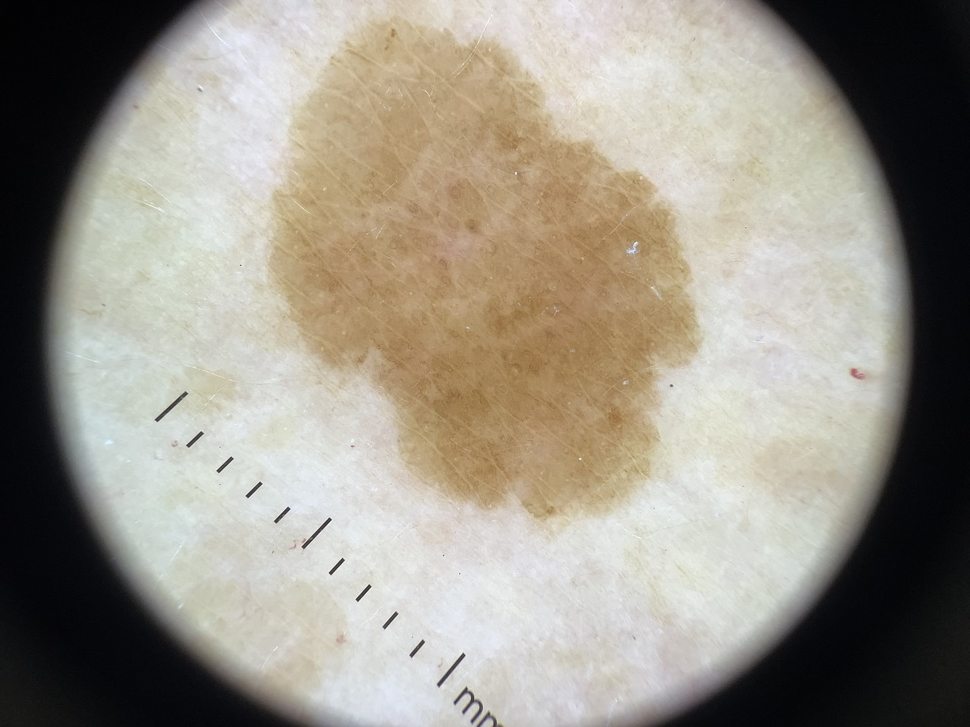
#> input picture data/images/lesao1.jpg, 970 x 727 px, shrunk from 3264 x 2448 before the run
$ python -i multi_lesion_analysis.py   (imports and definitions only)
#> lines starting #> are read from the running program, lines starting #| are printed output that depends on the picture; after the words box and inside, x2 and y2 are one past the last pixel; in counts of white or black regions, pixels touching at a corner belong together
import cv2
import numpy as np


def analisar_multiplas_lesoes(img_path):

#> called with img_path = '../data/images/lesao1.jpg'
    img = cv2.imread(img_path)
#> img is the input picture: shape (727, 970, 3); mean B, G, R 136.4, 148, 153.5

    gray = cv2.cvtColor(img, cv2.COLOR_BGR2GRAY)
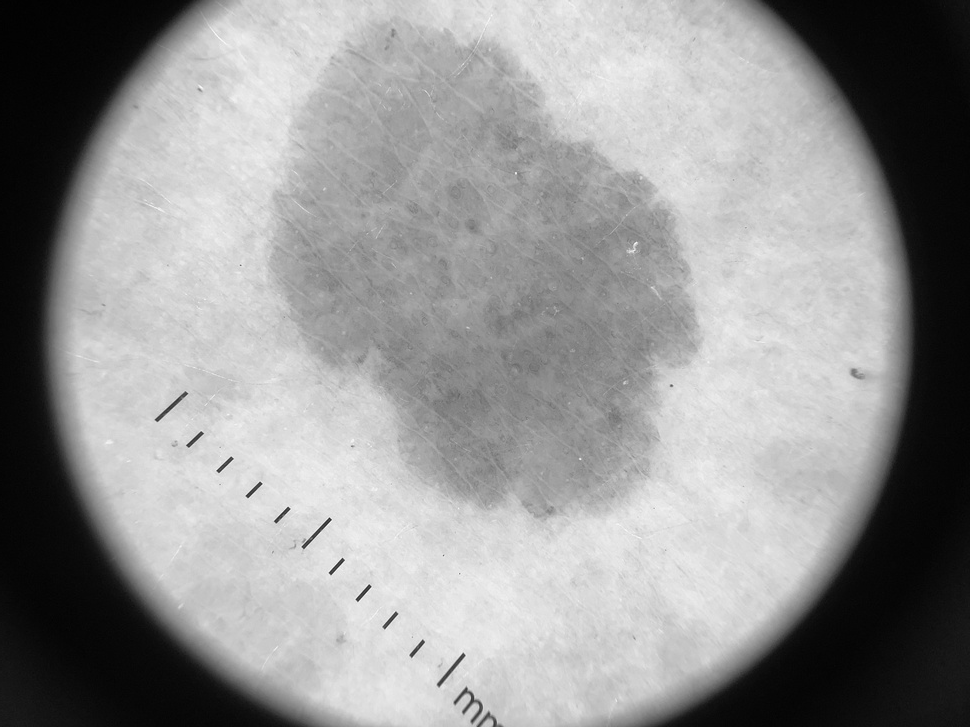
#> gray: shape (727, 970); min 1, max 252, mean 148.3

    blur = cv2.GaussianBlur(gray, (5, 5), 0)

    _, thresh = cv2.threshold(blur, 120, 255, cv2.THRESH_BINARY_INV)
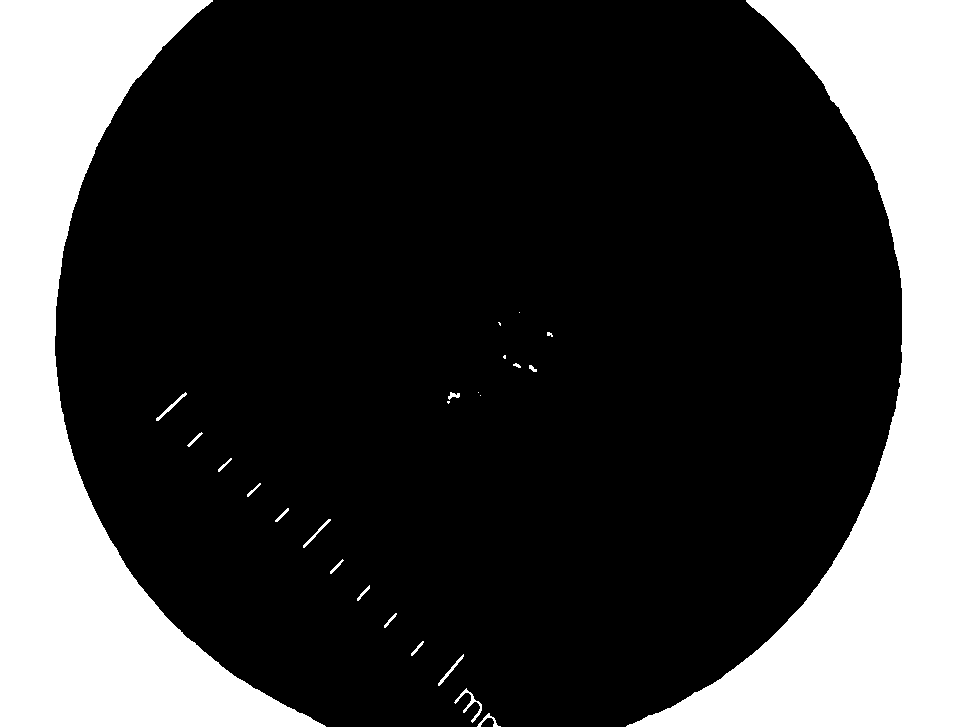
#> thresh: shape (727, 970); 25.8% white; 25 white regions (6 under 20 px)

    contours, _ = cv2.findContours(
        thresh,
        cv2.RETR_EXTERNAL,
        cv2.CHAIN_APPROX_SIMPLE
    )
#> contours = 25 contours, 8 with area under 20; largest, box (x1, y1, x2, y2) and area: (626, 0, 970, 727) 93966, (0, 0, 326, 727) 85078, (454, 688, 482, 723) 130, (156, 392, 187, 421) 92, (438, 654, 464, 686) 82

    resultados = []

    contador = 1

    for cnt in contours:

        area = cv2.contourArea(cnt)

        if area < 500:
            continue

        x, y, w, h = cv2.boundingRect(cnt)

        lesao = img[y:y + h, x:x + w]

        # Assimetria
        esquerda = lesao[:, :w // 2]
        direita = cv2.flip(lesao[:, w // 2:], 1)

        if esquerda.shape == direita.shape:
            assimetria = np.mean(
                cv2.absdiff(esquerda, direita)
            )
        else:
            assimetria = 0

        # Bordas
        perimetro = cv2.arcLength(cnt, True)

        circularidade = (4 * np.pi * area) / (perimetro ** 2) if perimetro != 0 else 0

        irregularidade_borda = 1 - circularidade

        # Cores
        cor = np.std(lesao)

        # Score simples
        score = (assimetria * 0.4) + (irregularidade_borda * 100 * 0.3) + (cor * 0.3)

        if score > 60:
            risco = "alto"
        elif score > 30:
            risco = "moderado"
        else:
            risco = "baixo"

        resultados.append({
            "lesao": contador,
            "assimetria": float(assimetria),
            "borda": float(irregularidade_borda),
            "cor": float(cor),
            "score": float(score),
            "risco": risco
        })

        # desenhar caixa
        cv2.rectangle(
            img,
            (x, y),
            (x + w, y + h),
            (0, 0, 255),
            2
        )

        # escrever número da lesão
        cv2.putText(
            img,
            f"L{contador}",
            (x, y - 10),
            cv2.FONT_HERSHEY_SIMPLEX,
            0.8,
            (0, 0, 255),
            2
        )

        contador += 1
#> this loop made 25 passes
#> (area, x, y, w, h, assimetria, perimetro, circularidade) on passes 24 to 25: (93965.5, 626, 0, 344, 727, 117.5, 2234.3, 0.237), (85078.5, 0, 0, 326, 727, 114.1, 2201.8, 0.221)
#> area on passes 1 to 6: 55.5, 129.5, 82.5, 34, 34, 35.5
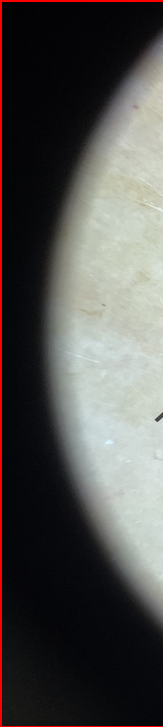
#> esquerda: shape (727, 163, 3); mean B, G, R 77.6, 79.7, 81.3
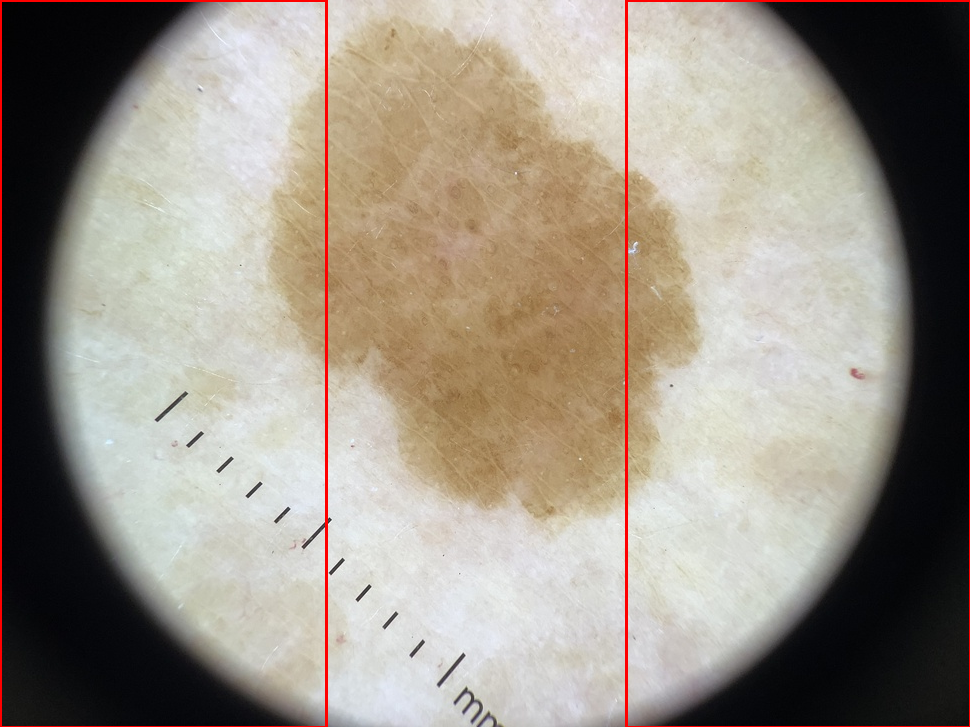
#> img: shape (727, 970, 3); 1.21% of pixels changed, all inside (x1, y1, x2, y2) = (0, 0, 970, 727)
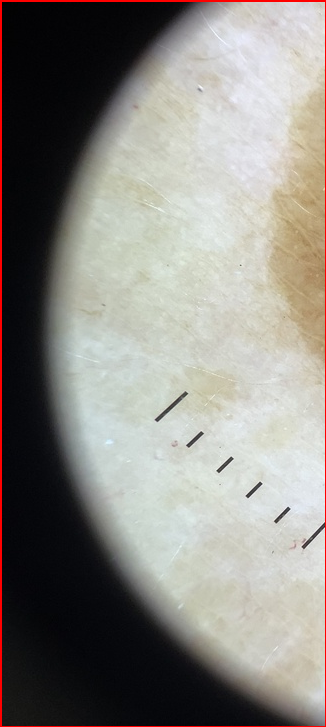
#> lesao: shape (727, 326, 3); mean B, G, R 130, 135.7, 138.5
#> after the loop, contador = 3; resultados = 2 items

    return img, resultados

>>> result = analisar_multiplas_lesoes('../data/images/lesao1.jpg')
